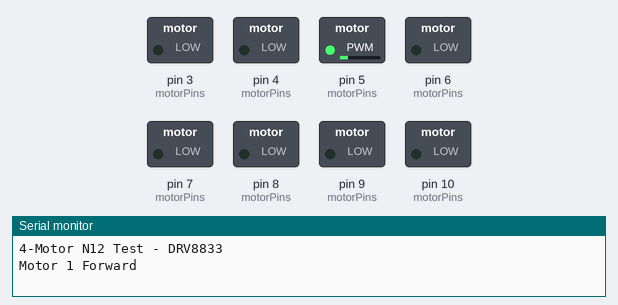
This sketch was run on a simulated Arduino Uno, built with avr-gcc and run on an emulated ATmega328P. Shown: switched loads named in the sketch (green lamp = pin HIGH), the last lines printed to the serial monitor.

Above: at 0.15 s.
At 8.85 s:
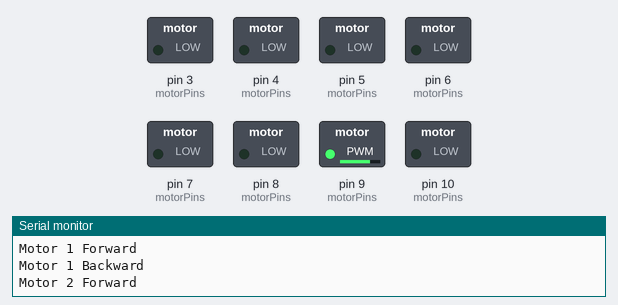
At 17.8 s:
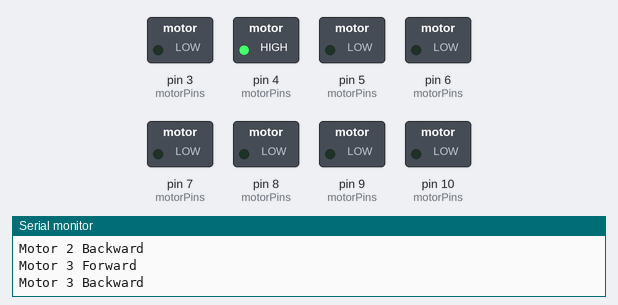
At 21.1 s:
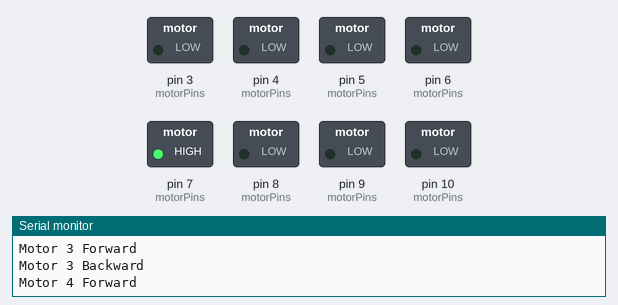
At 24.4 s:
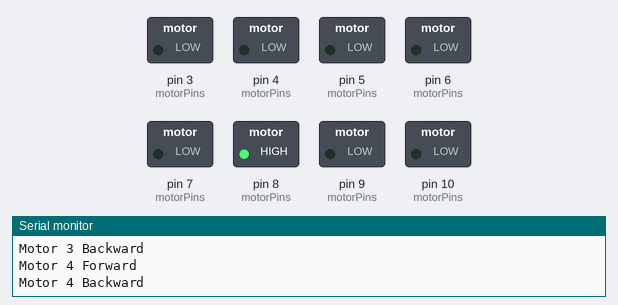
At 26.5 s:
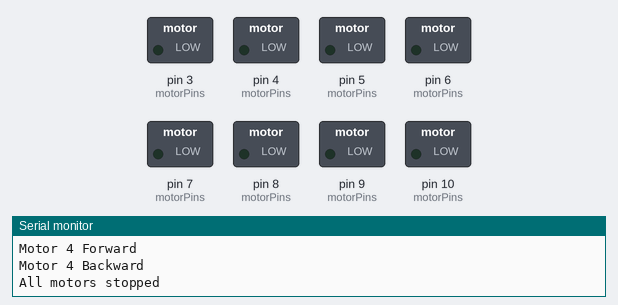
Timing chart, 0 to 40.0 s (numbered marks = the images above):
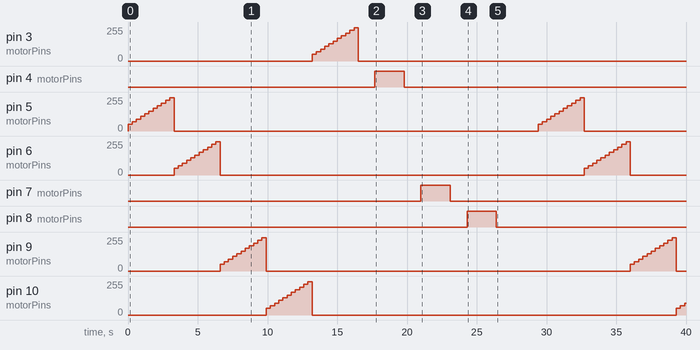

Measured:
- by itself, pin 3 (motorPins): rises from 0/255 to 250/255 in 3.0 s, then falls to 0/255 in 0.30 s
- by itself, pin 4 (motorPins): LOW → HIGH at 17.7 s, → LOW 2.1 s later
- by itself, pin 5 (motorPins), pin 6 (motorPins), pin 9 (motorPins): ramps from 0/255 to 250/255 and jumps back, once every 29.4 s
- by itself, pin 7 (motorPins): LOW → HIGH at 21.0 s, → LOW 2.1 s later
- by itself, pin 8 (motorPins): LOW → HIGH at 24.3 s, → LOW 2.1 s later
- by itself, pin 10 (motorPins): 0/255 → 50/255 at 9.9 s, → 70/255 0.30 s later, → 90/255 0.30 s later, → 110/255 0.30 s later, … (15 changes in this stretch)

The sketch:

motor_drill1.ino
```cpp
#include <Arduino.h>

// Motor pins
const int M1_IN1 = 5;  // Motor 1
const int M1_IN2 = 6;
const int M2_IN1 = 9;  // Motor 2
const int M2_IN2 = 10;
const int M3_IN1 = 3;  // Motor 3 (second DRV8833)
const int M3_IN2 = 4;
const int M4_IN1 = 7;  // Motor 4
const int M4_IN2 = 8;

// PWM speed settings
const int minSpeed = 50;    // minimal speed to overcome stiction
const int maxSpeed = 255;   // full speed
const int step = 20;        // speed ramp increment

void setup() {
  Serial.begin(115200);

  // Motor pins setup
  int motorPins[] = {M1_IN1, M1_IN2, M2_IN1, M2_IN2, M3_IN1, M3_IN2, M4_IN1, M4_IN2};
  for(int i=0; i<8; i++) pinMode(motorPins[i], OUTPUT);

  Serial.println("4-Motor N12 Test - DRV8833");
}

void loop() {
  // Motor 1
  Serial.println("Motor 1 Forward");
  runMotor(M1_IN1, M1_IN2, true);
  Serial.println("Motor 1 Backward");
  runMotor(M1_IN1, M1_IN2, false);

  // Motor 2
  Serial.println("Motor 2 Forward");
  runMotor(M2_IN1, M2_IN2, true);
  Serial.println("Motor 2 Backward");
  runMotor(M2_IN1, M2_IN2, false);

  // Motor 3
  Serial.println("Motor 3 Forward");
  runMotor(M3_IN1, M3_IN2, true);
  Serial.println("Motor 3 Backward");
  runMotor(M3_IN1, M3_IN2, false);

  // Motor 4
  Serial.println("Motor 4 Forward");
  runMotor(M4_IN1, M4_IN2, true);
  Serial.println("Motor 4 Backward");
  runMotor(M4_IN1, M4_IN2, false);

  Serial.println("All motors stopped");
  stopAllMotors();
  delay(3000); // wait before repeating
}

// Function to run motor with gradual ramp
void runMotor(int pinA, int pinB, bool forward){
  if(forward){
    for(int speed=minSpeed; speed<=maxSpeed; speed+=step){
      analogWrite(pinA, speed);
      analogWrite(pinB, 0);
      delay(300);
    }
  } else {
    for(int speed=minSpeed; speed<=maxSpeed; speed+=step){
      analogWrite(pinA, 0);
      analogWrite(pinB, speed);
      delay(300);
    }
  }
  stopMotor(pinA, pinB); // stop after running
}

// Function to stop a single motor
void stopMotor(int pinA, int pinB){
  analogWrite(pinA, 0);
  analogWrite(pinB, 0);
}

// Function to stop all motors
void stopAllMotors(){
  stopMotor(M1_IN1, M1_IN2);
  stopMotor(M2_IN1, M2_IN2);
  stopMotor(M3_IN1, M3_IN2);
  stopMotor(M4_IN1, M4_IN2);
}
```
